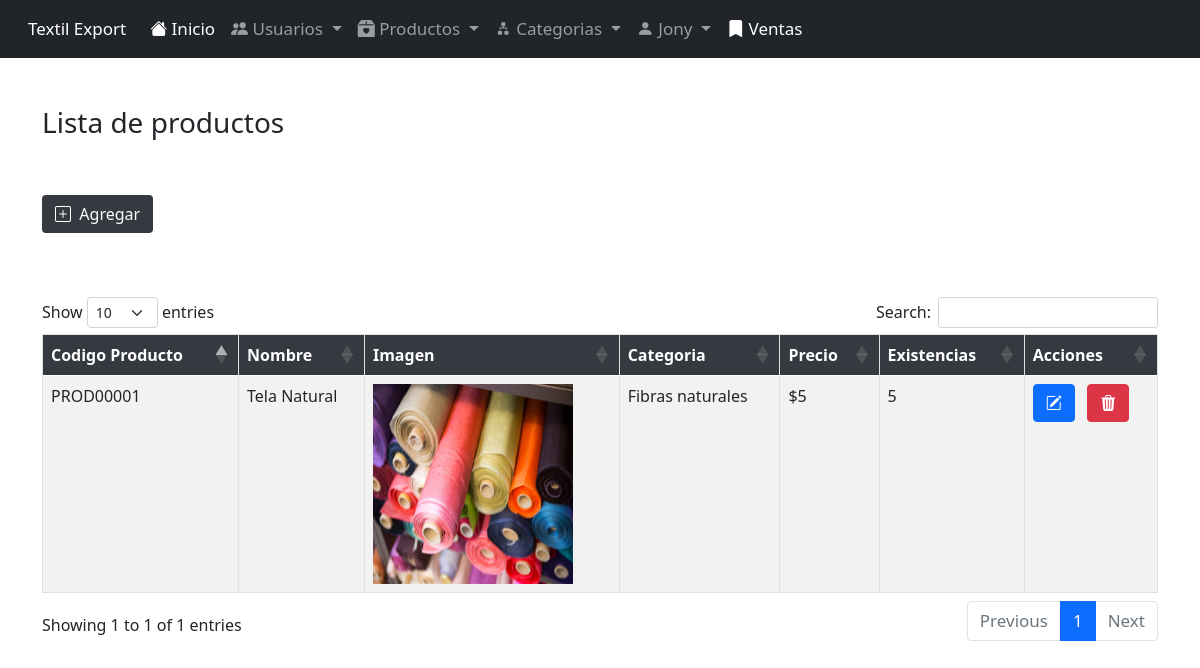
/Productos/Listado (signed in), run on the app's committed database.
### tables this page shows
CREATE TABLE IF NOT EXISTS `producto` (
  `codigo_producto` char(9) NOT NULL,
  `nombre_producto` varchar(75) NOT NULL,
  `descripcion` varchar(255) NOT NULL,
  `imagen` varchar(13) NOT NULL,
  `precio` float(10,2) NOT NULL,
  `existencias` int NOT NULL,
  `id_categoria` char(2) NOT NULL,
  `estado` int NOT NULL DEFAULT '1',
  PRIMARY KEY (`codigo_producto`),
  KEY `producto_ibfk_2` (`id_categoria`)
);

CREATE TABLE IF NOT EXISTS `categoria` (
  `id_categoria` char(2) NOT NULL,
  `nombre_categoria` varchar(50) NOT NULL,
  `estado_categoria` int NOT NULL DEFAULT '1',
  PRIMARY KEY (`id_categoria`)
);

### index.php (called while the page is built, shortened)
<?php
include_once "./controllers/ProductosController.php";
$router = new Routing();
$method=$router->method;
$param=$router->param;
$controller=new $controller;
$controller->$method($param);

### models/ConexionModel.php (called while the page is built, shortened)
<?php
abstract class ModelPDO{
        private $db_host="localhost";
        private $db_user="root";
        private $db_pass="";
        private $db_name="textil-export";
        protected $conn;
        protected function db_open()
        {
            try
            {
                $this->conn= new PDO("mysql: host=$this->db_host;dbname=$this->db_name;charset=utf8" ,$this->db_user,$this->db_pass);
            }
            catch(PDOException $e)
            {
                echo $e->getMessage();
            }
        }
        protected function db_close()
        {
            $this->conn=null;
        }
        protected function get_query($query,$params=array())
        {
            $rows= [];
            $stmt = $this->conn->prepare($query);
            $stmt->execute($params);
            while($rows[]=$stmt->fetch(PDO::FETCH_ASSOC));
            array_pop($rows);
            return $rows;
        }
}

### models/ProductosModel.php (called while the page is built, shortened)
<?php
require_once "ConexionModel.php";
class ProductosModel extends ModelPDO{
    public function get($id=''){
        if($id==''){
            $query="SELECT * FROM producto P INNER JOIN categoria C ON P.id_categoria=C.id_categoria WHERE estado='1';";
            return $this->get_query($query);
        }
        else{
            $query= "SELECT * FROM producto P INNER JOIN categoria C ON P.id_categoria=C.id_categoria WHERE codigo_producto =:codigo_producto AND estado='1'";
            return $this->get_query($query,[":codigo_producto"=>$id]);
        }
    }
}

### views/Productos/list.php (the view, shortened to what this page needs)
<!DOCTYPE html>
<html lang="en">
<head>
    <?php
        include 'views/header.php';
    ?>
</head>
<body>
<?php
        include 'views/menu.php';
    ?>
<div class="container">
            <div class="row my-5">
                <h3>Lista de productos</h3>
            </div>
            <div class="col-md-12">
            <a type="button" class="btn  btn-md" style="background-color: #343a40; color:white" href="<?=PATH?>/Productos/create"><i class="bi bi-plus-square"></i>&nbsp; Agregar</a>
            </div>
            <div class="row mx-6 mt-5">
        <div class="col ml-5">
            <div class="row mt-3">
                <table class="table table-striped table-bordered table-hover table-responsive table-condensed" id="listado">
                    <thead class="Te" style="background-color: #343a40; color:white">
                        <tr>
                            <th>Codigo Producto</th>
                            <th>Nombre</th>
                            <th>Imagen</th>
                            <th>Categoria</th>
                            <th>Precio</th>
                            <th>Existencias</th>
                            <th>Acciones</th>
                        </tr>
                    </thead>
                    <tbody>
                        <?php
                   foreach ($productos as $producto)
                   {
                       if($producto['estado_categoria']==1)
                       {
                       $imagen=$producto['imagen'];
                   ?>
                        <tr < id="id_<?=$producto['codigo_producto']?>">
                            <td><?=$producto['codigo_producto']?></td>
                            <td><?=$producto['nombre_producto']?></td>
                            <td><?php echo "<img src='".PATH."/img/$imagen' width='200px' height='200px'>"?></td>
                            <td><?=$producto['nombre_categoria']?></td>
                            <td>$<?=$producto['precio']?></td>
                            <td><?=$producto['existencias']?></td>
                            <td>
                                <a title="Editar" class="btn btn-primary btn-circle" href="<?=PATH?>/Productos/Edit/<?=$producto['codigo_producto']?>"><i class="bi bi-pencil-square"></i></span></a> &nbsp;
                                <a title="Eliminar"  class="btn btn-danger btn-circle" href="<?=PATH?>/Productos/Delete/<?=$producto['codigo_producto']?>"><i class="bi bi-trash3-fill"></i></span></a>
                            </td>
                        </tr>
                        <?php
                        }
                    }
                    ?>
                    </tbody>
                </table>
            </div>
        </div>
            </div>
</div>
    </body>
</html>

### views/assets/css/nav.css (style rules this page uses)
a { text-decoration: none; color: white; font-size: 17px; }

### views/assets/css/all.css (style rules this page uses)
body { background-color: white; }

### data on the page
producto: codigo_producto "PROD00001", nombre_producto "Tela Natural", imagen (picture), id_categoria.nombre_categoria "Fibras naturales", precio "5", existencias "5"

### other printed values
$_SESSION['login_buffer']['nombre'] "Jony"
